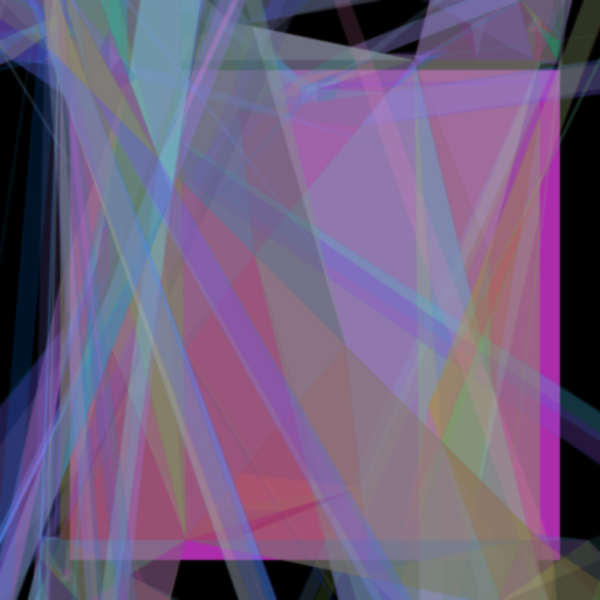
Frame 1 (no input)
Frame 2 (the mouse pressed at the canvas centre, redrawn once): identical to frame 1, image omitted

The p5.js sketch that drew this single still picture (run headless with seeded random() and noise() and a simulated clock; the mouse was pressed at the canvas centre and the sketch redrawn once):

// p5.js sketch
// ── sketch.js
//forked from: https://tylerxhobbs.com/essays/2017/aesthetically-pleasing-triangle-subdivision
var size;
var cavasSize;
var iterations;
var buffer;
var canvasSize;
var buffOffset;
var squareSize;
var maxDepth;
var rG;
var staticRand;

function setup() {
  w = 600;
  var canvas;
    if(windowWidth>=600 && windowHeight >=600){
      canvas = createCanvas(600, 600);
    }
    else{
      canvas = createCanvas(windowWidth, windowHeight - 100);
    }

  var x = (windowWidth - width) / 2;
  var y = (windowHeight - height) / 2;

  canvas.position(x, y);
  background(0);
  noStroke();

 let seed = floor(random(1000));
  //console.log(seed);
  randomSeed(seed);
  angleMode(RADIANS);
  canvasSize = 600;
  buffer = .1;
  buffOffset = canvasSize * buffer;
  squareSize = canvasSize * (1 - buffer);
  background(0);
  //set drawing params
  strokeWeight(.5);
  fill(20);
  rG = [];
  staticRand = [];
  
  depthTable = [];
  
  

  size = 10;
  iterations = 0;
  maxDepth = 12;
  
  for (var l = 0; l < maxDepth * 2; l++){
    staticRand[l] = random();
  }
  
  //precalculate the random values for gaussian displacement and the depths
  for (var l = 0; l < maxDepth*2; l++){
    rG[l] = [randomGaussian(),randomGaussian(),randomGaussian()];
  }
  
  for (var l = 0 ; l < maxDepth+1; l++){
   staticRand[l] = random(0.001,20);
  }
  
  push();
  fill(190,50,190,230);
  //for some reason using square size is too big????
  rect(buffOffset + 10,buffOffset+10, 490);
  pop();
  
  var tl = createVector(buffOffset, buffOffset);
  var tr = createVector(squareSize, buffOffset);
  var br = createVector(squareSize, squareSize);
  var bl = createVector(buffOffset, squareSize);

  TriangleRecurse(tl, tr, br, iterations,maxDepth);
  TriangleRecurse(br, bl, tl, iterations,maxDepth);
  
  filter(BLUR,.5);
  noLoop();

}



function TriangleRecurse(p1, p2, p3, i,maxD) {
  
  //
  if (i == 2){//set a new maxdepth after set amount of rounds
    maxD = i+2 + floor(random()*(maxD-i));
  }
  
  
  if (i == maxD) {
    return null;
  }
  var time = frameCount;
  var basicColor = [random(), random(), random()];
  var r = 255 * (basicColor[0] + random() * ( cos ( PI* i*23.234 + time) ) );
  var g = 255 * (basicColor[1] + random() * ( sin ( PI* i*12 + time) ) );
  var b = 255 * (basicColor[2] + random() * ( sin ( PI* i*1.87 + time) ) );
  fill(r,g,b,20);
  beginShape();
  vertex(p1.x, p1.y);
  vertex(p2.x, p2.y);
  vertex(p3.x, p3.y);
  endShape(CLOSE);


  //create array of side lengths
  var lengths = [];

  lengths.push(distance(p1, p2));
  lengths.push(distance(p2, p3));
  lengths.push(distance(p1, p3));

  var longestIndex = 0;
  var longestSide = lengths[0];
  for (var j = 0; j < lengths.length; j++) {
    if (lengths[j] > longestSide) {
      longestIndex = j;
    }
  }

  //Lerped midpoint positions modulated by gaussian
  //var rG = randomGaussian();
  var sd = 1;
  var t1 = (rG[i][0] * sd % 1) + 10;//this uses my precalculated randoms
  var t2 = (rG[i][1] * sd % .8) + 1;
  var t3 = (rG[i][2] * sd % .6) + 0.2
  var p4 = Lerp2D(p1, p2, t1);
  var p5 = Lerp2D(p2, p3, t2);
  var p6 = Lerp2D(p1, p3, t3);
  var points = [p4, p5, p6];

  //pick 4,5,6 depending on which is longest.
  //4 is top, 5 is right and 6 is center
  //use the longestIndex to get the value;
  
  //INCREASE DEPTH VALUE
  i++;
  
  
  //Depending on these recursions you get diff patterns
  //try p6,p1,p2 and p6,p2,p3 for a fun pattern
  //two triangles split on p6
  
  //change triangle depending on the option
  if (longestIndex == 2) {
    TriangleRecurse(p2, points[longestIndex], p1, i, maxD);

    TriangleRecurse(p2, points[longestIndex], p3, i, maxD);
  }
  if (longestIndex == 1) {
    TriangleRecurse(p1, p2, points[longestIndex], i, maxD);

    TriangleRecurse(points[longestIndex], p3, p1, i, maxD);
  }
  if (longestIndex == 0) {

    TriangleRecurse(p1, points[longestIndex], p3, i, maxD);

    TriangleRecurse(p3, points[longestIndex], p2, i, maxD);
  }




}

function draw() {

  if (false) {
  
  background(255, 240, 240);
    
  }
}


//function takes two points, I guess it could be vectors
function MiddlePoint(p1, p2) {
  var x = (p1.x + p2.x) * 5;
  var y = (p1.y + p2.y) * 5;
  result = createVector(x, y);
  return result;
} //return the midpoint

function Triangle(p1, p2, p3) {
  beginShape();
  vertex(p1.x, p1.y);
  vertex(p2.x, p2.x);
  vertex(p3.x, p3.y);
  endShape(CLOSE);
}

//takes the two points
function Lerp2D(a, b, t) {
  var x = lerp(a.x, b.x, t);
  var y = lerp(a.y, b.y, t);
  var result = createVector(x, y);

  return result;

}

function distance(a, b) {
  return sqrt(pow(b.x - a.x, 2) + pow(b.y - a.y, 2));

}
